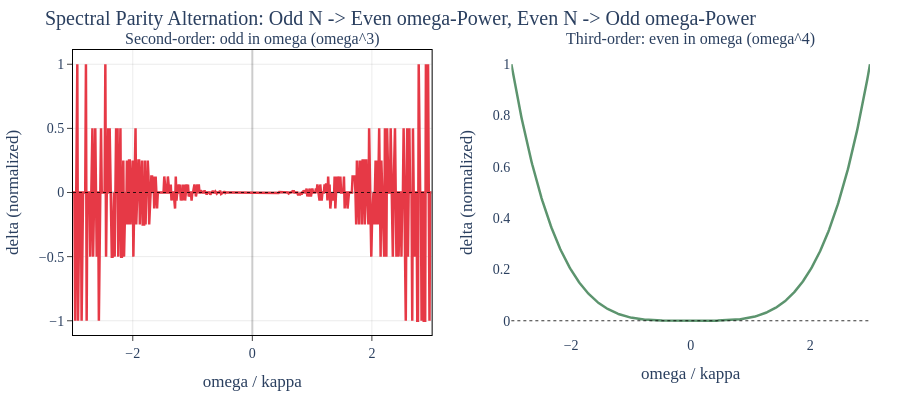

Write notebook code for a chart like this one.
### Markdown cell above
## Section 5: Third-Order Spectral Correction

The third-order correction $\delta^{(3)}(\omega) \propto \omega^4$ is **even** in frequency, in contrast with $\delta^{(2)}(\omega) \propto \omega^3$ which is **odd**. This spectral parity alternation is a direct consequence of the monomial parity alternation.

Lean: `thirdOrder_spectral_even`, `secondOrder_spectral_odd`, `spectral_parity_alternation` (ThirdOrderSK.lean)

### Code cell
# viz-ref: fig_spectral_correction_comparison
# Plot delta^(3)(omega) vs delta^(2)(omega) showing spectral parity alternation

p = experiments["Steinhauer"]
omega_arr = np.linspace(-3 * p["kappa"], 3 * p["kappa"], 500)
k_arr_full = np.abs(omega_arr) / p["c_s"]

# Second-order correction: proportional to omega^3 (odd)
delta_2 = second_order_correction(
    k_arr_full, omega_arr, p["c_s"], p["gamma_2_1"], p["gamma_2_2"], p["kappa"]
)

# Third-order correction: proportional to omega^4 (even)
delta_3 = third_order_correction(
    k_arr_full,
    omega_arr,
    p["c_s"],
    p["gamma_3_1"],
    p["gamma_3_2"],
    p["gamma_3_3"],
    p["kappa"],
)

# Normalize for visual comparison
delta_2_max = np.max(np.abs(delta_2[delta_2 != 0])) if np.any(delta_2 != 0) else 1.0
delta_3_max = np.max(np.abs(delta_3[delta_3 != 0])) if np.any(delta_3 != 0) else 1.0

fig = make_subplots(
    rows=1,
    cols=2,
    subplot_titles=(
        "Second-order: odd in omega (omega^3)",
        "Third-order: even in omega (omega^4)",
    ),
)

fig.add_trace(
    go.Scatter(
        x=omega_arr / p["kappa"],
        y=delta_2 / delta_2_max if delta_2_max > 0 else delta_2,
        mode="lines",
        line=dict(color=COLORS["dissipative"], width=2.5),
        name="delta^(2)(omega) ~ omega^3",
    ),
    row=1,
    col=1,
)

fig.add_trace(
    go.Scatter(
        x=omega_arr / p["kappa"],
        y=delta_3 / delta_3_max if delta_3_max > 0 else delta_3,
        mode="lines",
        line=dict(color=COLORS["dispersive"], width=2.5),
        name="delta^(3)(omega) ~ omega^4",
    ),
    row=1,
    col=2,
)

# Add zero line
for col in [1, 2]:
    fig.add_hline(
        y=0, line=dict(color=COLORS["horizon"], width=0.8, dash="dot"), row=1, col=col
    )

fig.update_xaxes(title_text="omega / kappa", row=1, col=1)
fig.update_xaxes(title_text="omega / kappa", row=1, col=2)
fig.update_yaxes(title_text="delta (normalized)", row=1, col=1)
fig.update_yaxes(title_text="delta (normalized)", row=1, col=2)

apply_layout(
    fig,
    title="Spectral Parity Alternation: Odd N -> Even omega-Power, Even N -> Odd omega-Power",
    height=400,
    width=900,
    showlegend=False,
)

fig.show()

print("Lean: spectral_parity_alternation -- proved for all N")
print("  delta^(N)(omega) has parity (-1)^N in omega")

### Figure 1 — Plotly figure (JSON) as saved in the notebook; plotly's stock layout.template omitted (floating-point values rounded to 4 significant figures; data arrays with more than 128 entries replaced by an {"elided": "..."} marker saying what was removed)
{"data": [{"line": {"color": "#E63946", "width": 2.5}, "mode": "lines", "name": "delta^(2)(omega) ~ omega^3", "type": "scatter", "x": {"elided": "500 float values"}, "xaxis": "x", "y": {"elided": "500 float values"}, "yaxis": "y"}, {"line": {"color": "#5C946E", "width": 2.5}, "mode": "lines", "name": "delta^(3)(omega) ~ omega^4", "type": "scatter", "x": {"elided": "500 float values"}, "xaxis": "x2", "y": {"elided": "500 float values"}, "yaxis": "y2"}], "layout": {"annotations": [{"font": {"size": 16}, "showarrow": false, "text": "Second-order: odd in omega (omega^3)", "x": 0.225, "xanchor": "center", "xref": "paper", "y": 1, "yanchor": "bottom", "yref": "paper"}, {"font": {"size": 16}, "showarrow": false, "text": "Third-order: even in omega (omega^4)", "x": 0.775, "xanchor": "center", "xref": "paper", "y": 1, "yanchor": "bottom", "yref": "paper"}], "font": {"family": "CMU Serif, Computer Modern, Times New Roman, serif", "size": 14}, "height": 400, "margin": {"b": 60, "l": 70, "r": 30, "t": 50}, "paper_bgcolor": "white", "plot_bgcolor": "white", "shapes": [{"line": {"color": "#000000", "dash": "dot", "width": 0.8}, "type": "line", "x0": 0, "x1": 1, "xref": "x domain", "y0": 0, "y1": 0, "yref": "y"}, {"line": {"color": "#000000", "dash": "dot", "width": 0.8}, "type": "line", "x0": 0, "x1": 1, "xref": "x2 domain", "y0": 0, "y1": 0, "yref": "y2"}], "showlegend": false, "title": {"text": "Spectral Parity Alternation: Odd N -> Even omega-Power, Even N -> Odd omega-Power"}, "width": 900, "xaxis": {"anchor": "y", "domain": [0, 0.45], "gridcolor": "rgba(0,0,0,0.08)", "linecolor": "black", "linewidth": 1, "mirror": true, "showgrid": true, "showline": true, "ticks": "outside", "title": {"text": "omega / kappa"}, "zeroline": true, "zerolinecolor": "rgba(0,0,0,0.2)"}, "xaxis2": {"anchor": "y2", "domain": [0.55, 1], "title": {"text": "omega / kappa"}}, "yaxis": {"anchor": "x", "domain": [0, 1], "gridcolor": "rgba(0,0,0,0.08)", "linecolor": "black", "linewidth": 1, "mirror": true, "showgrid": true, "showline": true, "ticks": "outside", "title": {"text": "delta (normalized)"}, "zeroline": true, "zerolinecolor": "rgba(0,0,0,0.2)"}, "yaxis2": {"anchor": "x2", "domain": [0, 1], "title": {"text": "delta (normalized)"}}}}
